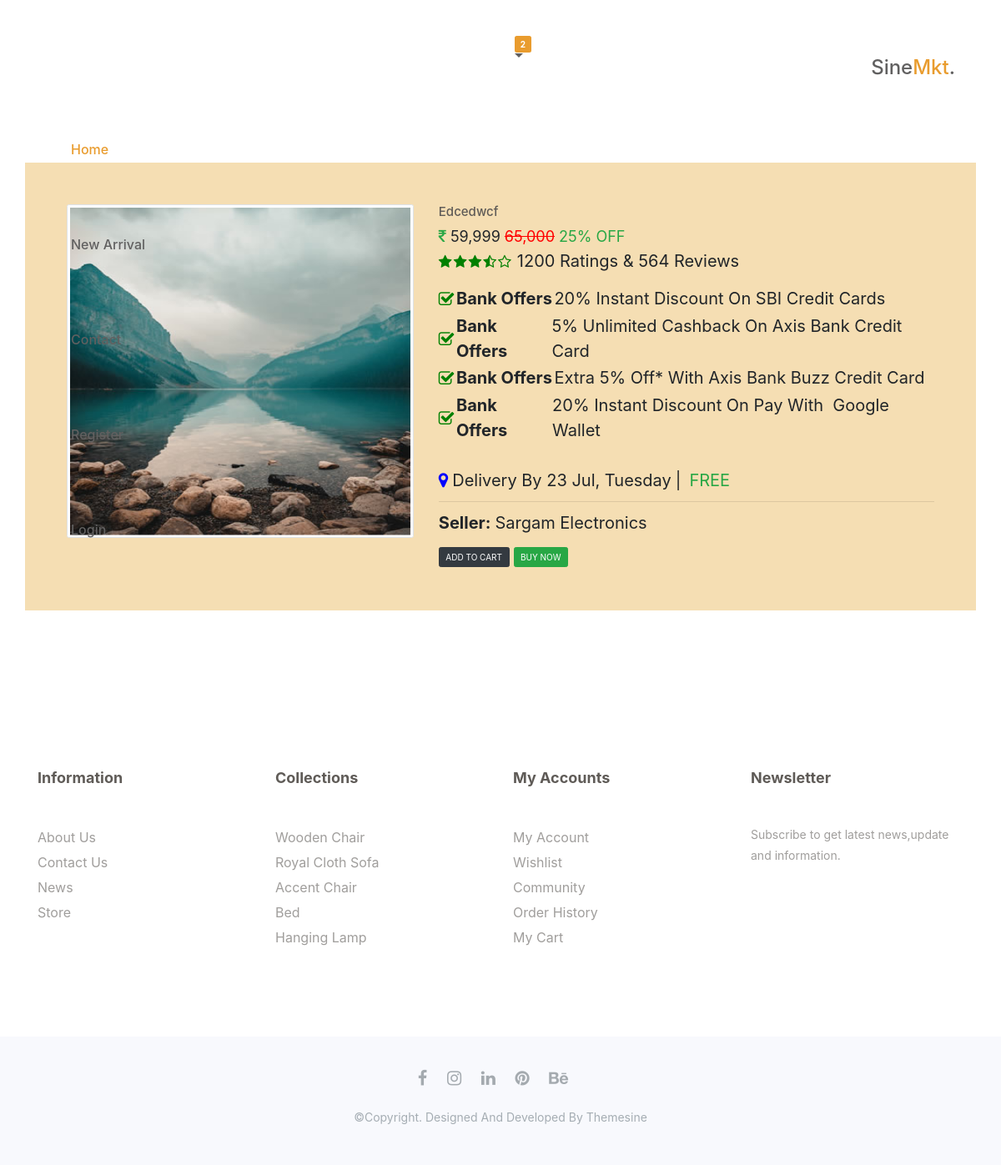
Page /1/details/ on the committed database.
### furn/models.py (models this page shows, shortened)
class Arrival(models.Model):
    arrivals_img = models.ImageField()
    arrivals_title = models.CharField(max_length=200)
    arrivals_url = models.URLField(max_length=500)
    arrivals_price = models.IntegerField(default=10)
    category = models.ForeignKey("Category", blank=True, on_delete=models.CASCADE)
    arrvals_size = models.CharField(max_length=30)
    arrivals_text = models.CharField(max_length=200)

### furn/views.py (the view)
# urls.py: path('<int:pk>/details/', arrivals_detail, name='arrival_detail'),
def arrivals_detail(request, pk):
    arrivals_details = Arrival.objects.get(id=pk)
    context = {
        "arrivals_details": arrivals_details,
    }
    return render(request, 'details/arrival_detail.html', context)

### templates/details/arrival_detail.html (shortened to what this page needs)
{% extends 'layouts/base.html' %}
{% block content %}
<head>
    <link rel="stylesheet" href="https://stackpath.bootstrapcdn.com/bootstrap/4.4.1/css/bootstrap.min.css">
    <link rel="stylesheet" href="https://stackpath.bootstrapcdn.com/bootstrap/4.4.1/js/bootstrap.bundle.min.js">
    <link rel="stylesheet" href="https://cdnjs.cloudflare.com/ajax/libs/jquery/3.2.1/jquery.min.js">
    <link rel="stylesheet" href="https://cdnjs.cloudflare.com/ajax/libs/font-awesome/4.7.0/css/font-awesome.min.css">
</head>
<section id="new-arrivals" class="new-arrivals">
    <div class="container">
        <div class="new-arrivals-content">
            <div class="row">
                <div class="container-fluid mt-5">
                    <div class="row">
                        <div class="col-md-5">
                            <div class="carousel slide" data-ride="carousel" id="carousel-1">
                                <div class="carousel-inner" role="listbox">
                                    <div class="carousel-item active"><img class="img-thumbnail w-100 d-block"
                                            src="{{ arrivals_details.arrivals_img.url }}" alt="Slide Image" style="height: 400px;"></div>
                                </div>
                            </div>
                        </div>
                        <div class="col-md-7">
                            <h4>{{ arrivals_details.arrivals_text }}</h4>
                            <div class="price"><span class="mr-2"><i class="fa fa-rupee text-success"></i>&nbsp;59,999</span><span
                                    class="mr-2 cut">65,000</span><span class="text-success">25% OFF</span></div>
                            <div class="d-flex flex-row">
                                <div class="icons mr-2"><i class="fa fa-star"></i><i class="fa fa-star"></i><i class="fa fa-star"></i><i
                                        class="fa fa-star-half-o"></i><i class="fa fa-star-o"></i></div><span>1200 ratings &amp; 564
                                    reviews</span>
                            </div>
                            <div class="d-flex align-items-center mt-4 offers mb-1"><i class="fa fa-check-square-o mt-1"></i><span
                                    class="ml-1 font-weight-bold">Bank Offers</span><span class="ml-1">20% Instant Discount on SBI
                                    Credit Cards<br></span></div>
                            <div class="d-flex align-items-center offers mb-1"><i class="fa fa-check-square-o mt-1"></i><span
                                    class="ml-1 font-weight-bold">Bank Offers</span><span class="ml-1">5% Unlimited Cashback on Axis
                                    Bank Credit Card<br></span></div>
                            <div class="d-flex align-items-center offers mb-1"><i class="fa fa-check-square-o mt-1"></i><span
                                    class="ml-1 font-weight-bold">Bank Offers</span><span class="ml-1">Extra 5% off* with Axis Bank Buzz
                                    Credit Card<br></span></div>
                            <div class="d-flex align-items-center offers"><i class="fa fa-check-square-o mt-1"></i><span
                                    class="ml-1 font-weight-bold">Bank Offers</span><span class="ml-1">20% Instant Discount on pay
                                    with&nbsp;&nbsp;google wallet<br></span></div>
                            <div class="d-flex align-items-center mt-5 delivery"><i class="fa fa-map-marker"></i><span
                                    class="ml-2">Delivery by 23 Jul, Tuesday<br></span><span class="ml-2 mr-2">|<br></span><span
                                    class="ml-2 mr-2 text-success">FREE<br></span></div>
                            <hr>
                            <div><span class="font-weight-bold">Seller:</span><span class="ml-2">Sargam Electronics</span></div>
                            <div class="mt-3"><button class="btn btn-dark mr-2" type="button">ADD TO CART</button><button
                                    class="btn btn-success" type="button">BUY NOW</button></div>
                        </div>
                    </div>
                </div>
            </div>
        </div>
    </div>
</section>
{% endblock %}

### static/css/bootsnav.css (style rules this page uses)
body { -webkit-transition: all 0.3s ease-in-out; -moz-transition: all 0.3s ease-in-out; -o-transition: all 0.3s ease-in-out; -ms-transition: all 0.3s ease-in-out; transition: all 0.3s ease-in-out; }

### static/css/style.css (style rules this page uses)
* { padding: 0; margin: 0; }
* { -webkit-box-sizing:border-box; -moz-box-sizing:border-box; -o-box-sizing:border-box; -ms-box-sizing:border-box; box-sizing:border-box; }
body { font-family: 'Roboto', sans-serif; font-size:16px; color:#a09e9c; background: #fff; text-transform: capitalize; max-width:1920px; margin:0 auto; overflow-x:hidden; }
h1,h2,h3,h4,h5,h6 { margin: 0; color:#5f5b57; font-size: 18px; font-weight: 500; }
img { border:none;max-width:100%; height:auto; }
select,input,textarea,button { box-shadow:none;outline:0!important; }
button { background: transparent;border: 0; }
html,body { height: 100%; }
.new-arrivals { padding:85px 0 70px; }
.new-arrivals-content { margin-top: 80px; }

### templates/details/arrival_detail.html (style rules this page uses)
body { background: #fff; font-size: 20px; }
.container-fluid { padding: 50px; background-color: wheat; }
.carousel-item { width: 100% }
.price span { font-size: 18px }
.cut { text-decoration: line-through; color: red }
.icons i { font-size: 17px; color: green; margin-right: 2px }
.offers i { color: green }
.delivery i { color: blue }

### rows in the picture
Arrival: arrivals_img (picture), arrivals_text "Edcedwcf"
